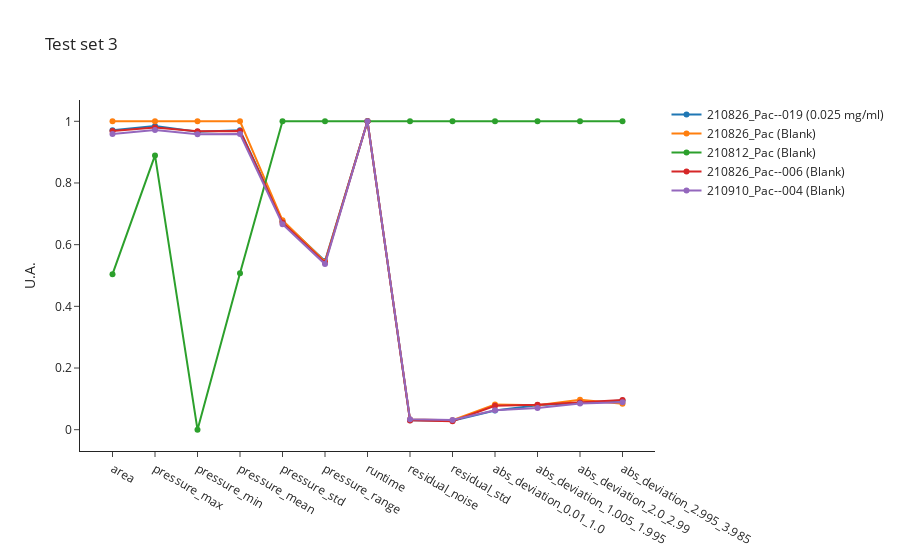
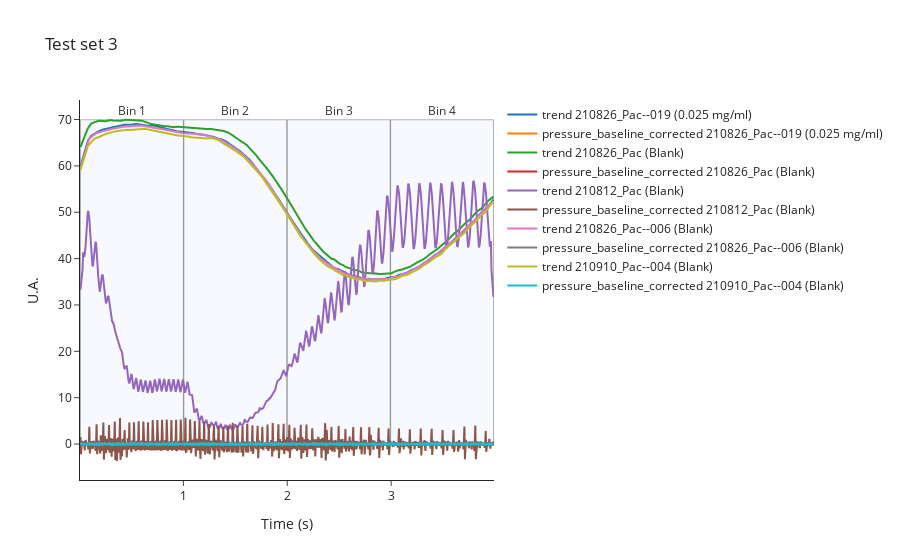
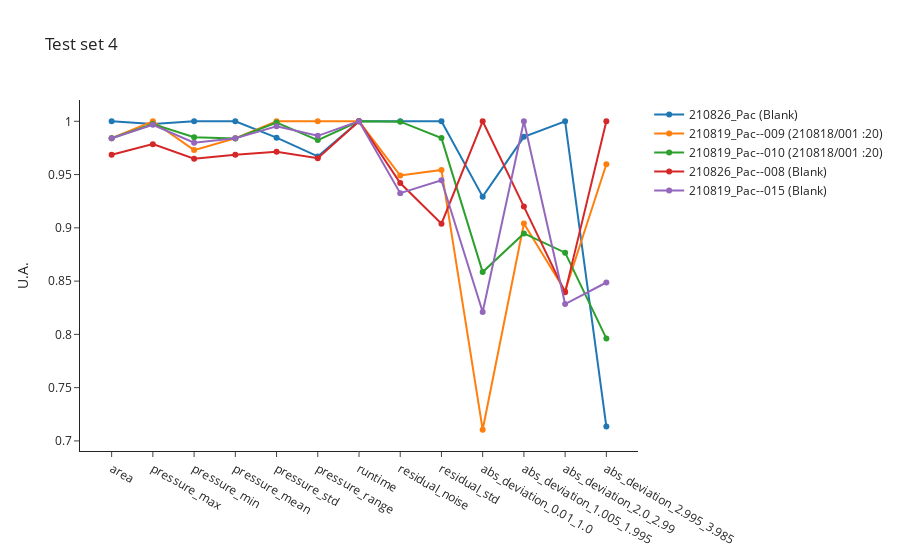
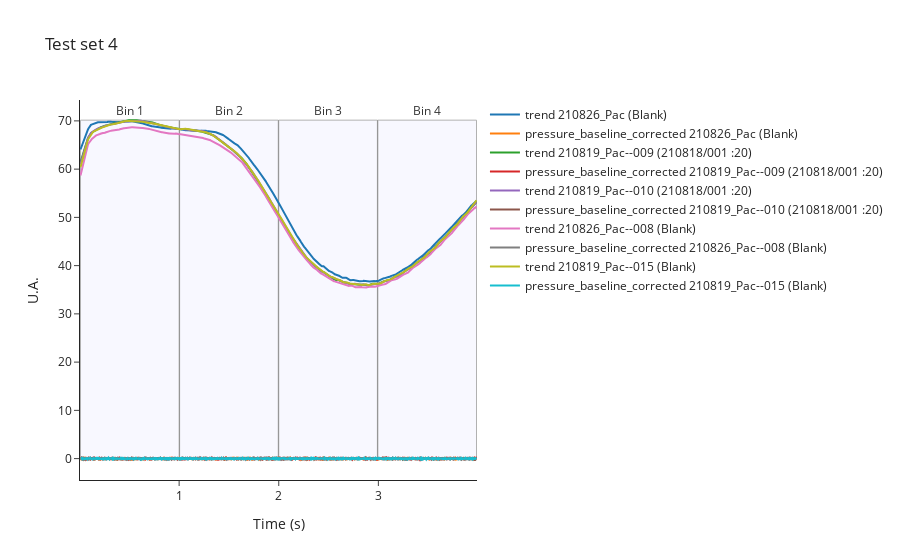

Source (notebook cell) for these figures, in order:
### Code cell
import random
for i in [3, 4, 5]:
    test_indices = random.sample(test_source_indices, random.randint(5, 8))
    print("Test set ", i ,  " indices: ", test_indices)

    test_data = ana.get_features(test_indices)
    test_metadata = ana.get_metadata(test_indices)
    test_data.to_csv(f"dev/test{i}_features.csv", index=False)
    test_metadata.to_csv(f"dev/test{i}_metadata.csv", index=False)

    fig_test_curves=ana.plot_pressure_curves(indices = test_indices)
    fig_test_curves.update_layout(showlegend=False)
    fig_test_curves.write_image(f"dev/figures/fig_test{i}_curves.png", width=1000, height= 350, scale = 3)
    #fig_test_curves.update_layout(showlegend=True)
    #fig_test_curves.show()

    fig_test_features=ana.plot_features(indices = test_indices)
    fig_test_features.update_layout(showlegend=False)
    fig_test_features.write_image(f"dev/figures/fig_test{i}_features.png", width=1100, height= 350, scale = 3)
    fig_test_features.update_layout(title=f"Test set {i}", showlegend=True)
    fig_test_features.show()
    
    fig_test_features_raw = ana.plot_features_raw(indices = test_indices)
    fig_test_features_raw.update_layout(showlegend=False)
    fig_test_features_raw.write_image(f"dev/figures/fig_test{i}_features_raw.png", width=1100, height= 350, scale = 3)
    fig_test_features_raw.update_layout(title=f"Test set {i}", showlegend=True)
    fig_test_features_raw.show()

### Figure 1 — Plotly figure (JSON) as saved in the notebook; plotly's stock layout.template omitted (floating-point values rounded to 4 significant figures)
{"data": [{"hovertemplate": "<b>index: </b>167<br><b>name: </b>210826_Pac--019<br><b>path: </b>C:/Users/Sandeep/Desktop/ExtractedSignals\\210826_Pac 2021-08-26 16-15-14\\210826_Pac--019.D<br><b>batch: </b>210826_Pac 2021-08-26 16-15-14<br><b>batch_position: </b>19<br><b>idle_time: </b>40.0<br><b>sample: </b>0.025 mg/ml<br><b>method: </b>SAA_411_Pac.M<br><b>timestamp: </b>2021-08-26 17:39:31<br><b>detector: </b>G1315C<br><b>pump: </b>G7110B<br><b>start_time: </b>2021-08-26 17:40:06<br><b>end_time: </b>2021-08-26 17:44:06<br><b>runtime: </b>239.7000000000036<br><b>x: </b>%{x}<br><b>y: </b>%{y}<extra></extra>", "mode": "markers+lines", "name": "210826_Pac--019 (0.025 mg/ml)", "text": "<b>index: </b>167<br><b>name: </b>210826_Pac--019<br><b>path: </b>C:/Users/Sandeep/Desktop/ExtractedSignals\\210826_Pac 2021-08-26 16-15-14\\210826_Pac--019.D<br><b>batch: </b>210826_Pac 2021-08-26 16-15-14<br><b>batch_position: </b>19<br><b>idle_time: </b>40.0<br><b>sample: </b>0.025 mg/ml<br><b>method: </b>SAA_411_Pac.M<br><b>timestamp: </b>2021-08-26 17:39:31<br><b>detector: </b>G1315C<br><b>pump: </b>G7110B<br><b>start_time: </b>2021-08-26 17:40:06<br><b>end_time: </b>2021-08-26 17:44:06<br><b>runtime: </b>239.7000000000036", "type": "scatter", "x": ["area", "pressure_max", "pressure_min", "pressure_mean", "pressure_std", "pressure_range", "runtime", "residual_noise", "residual_std", "abs_deviation_0.01_1.0", "abs_deviation_1.005_1.995", "abs_deviation_2.0_2.99", "abs_deviation_2.995_3.985"], "y": [0.971, 0.9845, 0.9663, 0.9709, 0.676, 0.5469, 1, 0.031, 0.02928, 0.06219, 0.07952, 0.08708, 0.09469]}, {"hovertemplate": "<b>index: </b>149<br><b>name: </b>210826_Pac<br><b>path: </b>C:/Users/Sandeep/Desktop/ExtractedSignals\\210826_Pac 2021-08-26 16-15-14\\210826_Pac.D<br><b>batch: </b>210826_Pac 2021-08-26 16-15-14<br><b>batch_position: </b>1<br><b>idle_time: </b>64.0<br><b>sample: </b>Blank<br><b>method: </b>SAA_411_Pac.M<br><b>timestamp: </b>2021-08-26 16:15:20<br><b>detector: </b>G7110B<br><b>pump: </b>G7110B<br><b>start_time: </b>2021-08-26 16:16:07<br><b>end_time: </b>2021-08-26 16:20:07<br><b>runtime: </b>239.7000000000036<br><b>x: </b>%{x}<br><b>y: </b>%{y}<extra></extra>", "mode": "markers+lines", "name": "210826_Pac (Blank)", "text": "<b>index: </b>149<br><b>name: </b>210826_Pac<br><b>path: </b>C:/Users/Sandeep/Desktop/ExtractedSignals\\210826_Pac 2021-08-26 16-15-14\\210826_Pac.D<br><b>batch: </b>210826_Pac 2021-08-26 16-15-14<br><b>batch_position: </b>1<br><b>idle_time: </b>64.0<br><b>sample: </b>Blank<br><b>method: </b>SAA_411_Pac.M<br><b>timestamp: </b>2021-08-26 16:15:20<br><b>detector: </b>G7110B<br><b>pump: </b>G7110B<br><b>start_time: </b>2021-08-26 16:16:07<br><b>end_time: </b>2021-08-26 16:20:07<br><b>runtime: </b>239.7000000000036", "type": "scatter", "x": ["area", "pressure_max", "pressure_min", "pressure_mean", "pressure_std", "pressure_range", "runtime", "residual_noise", "residual_std", "abs_deviation_0.01_1.0", "abs_deviation_1.005_1.995", "abs_deviation_2.0_2.99", "abs_deviation_2.995_3.985"], "y": [1, 1, 1, 1, 0.6791, 0.5448, 1, 0.03286, 0.03053, 0.0816, 0.07909, 0.09677, 0.08449]}, {"hovertemplate": "<b>index: </b>14<br><b>name: </b>210812_Pac<br><b>path: </b>C:/Users/Sandeep/Desktop/ExtractedSignals\\210812_Pac 2021-08-12 10-30-07\\210812_Pac.D<br><b>batch: </b>210812_Pac 2021-08-12 10-30-07<br><b>batch_position: </b>1<br><b>idle_time: </b>142.0<br><b>sample: </b>Blank<br><b>method: </b>SAA_411_Pac.M<br><b>timestamp: </b>2021-08-12 10:30:12<br><b>detector: </b>G7110B<br><b>pump: </b>G7110B<br><b>start_time: </b>2021-08-12 10:32:20<br><b>end_time: </b>2021-08-12 10:36:21<br><b>runtime: </b>239.7000000000036<br><b>x: </b>%{x}<br><b>y: </b>%{y}<extra></extra>", "mode": "markers+lines", "name": "210812_Pac (Blank)", "text": "<b>index: </b>14<br><b>name: </b>210812_Pac<br><b>path: </b>C:/Users/Sandeep/Desktop/ExtractedSignals\\210812_Pac 2021-08-12 10-30-07\\210812_Pac.D<br><b>batch: </b>210812_Pac 2021-08-12 10-30-07<br><b>batch_position: </b>1<br><b>idle_time: </b>142.0<br><b>sample: </b>Blank<br><b>method: </b>SAA_411_Pac.M<br><b>timestamp: </b>2021-08-12 10:30:12<br><b>detector: </b>G7110B<br><b>pump: </b>G7110B<br><b>start_time: </b>2021-08-12 10:32:20<br><b>end_time: </b>2021-08-12 10:36:21<br><b>runtime: </b>239.7000000000036", "type": "scatter", "x": ["area", "pressure_max", "pressure_min", "pressure_mean", "pressure_std", "pressure_range", "runtime", "residual_noise", "residual_std", "abs_deviation_0.01_1.0", "abs_deviation_1.005_1.995", "abs_deviation_2.0_2.99", "abs_deviation_2.995_3.985"], "y": [0.5042, 0.8895, 0, 0.5073, 1, 1, 1, 1, 1, 1, 1, 1, 1]}, {"hovertemplate": "<b>index: </b>154<br><b>name: </b>210826_Pac--006<br><b>path: </b>C:/Users/Sandeep/Desktop/ExtractedSignals\\210826_Pac 2021-08-26 16-15-14\\210826_Pac--006.D<br><b>batch: </b>210826_Pac 2021-08-26 16-15-14<br><b>batch_position: </b>6<br><b>idle_time: </b>39.0<br><b>sample: </b>Blank<br><b>method: </b>SAA_411_Pac.M<br><b>timestamp: </b>2021-08-26 16:38:52<br><b>detector: </b>G1315C<br><b>pump: </b>G7110B<br><b>start_time: </b>2021-08-26 16:39:26<br><b>end_time: </b>2021-08-26 16:43:27<br><b>runtime: </b>239.7000000000036<br><b>x: </b>%{x}<br><b>y: </b>%{y}<extra></extra>", "mode": "markers+lines", "name": "210826_Pac--006 (Blank)", "text": "<b>index: </b>154<br><b>name: </b>210826_Pac--006<br><b>path: </b>C:/Users/Sandeep/Desktop/ExtractedSignals\\210826_Pac 2021-08-26 16-15-14\\210826_Pac--006.D<br><b>batch: </b>210826_Pac 2021-08-26 16-15-14<br><b>batch_position: </b>6<br><b>idle_time: </b>39.0<br><b>sample: </b>Blank<br><b>method: </b>SAA_411_Pac.M<br><b>timestamp: </b>2021-08-26 16:38:52<br><b>detector: </b>G1315C<br><b>pump: </b>G7110B<br><b>start_time: </b>2021-08-26 16:39:26<br><b>end_time: </b>2021-08-26 16:43:27<br><b>runtime: </b>239.7000000000036", "type": "scatter", "x": ["area", "pressure_max", "pressure_min", "pressure_mean", "pressure_std", "pressure_range", "runtime", "residual_noise", "residual_std", "abs_deviation_0.01_1.0", "abs_deviation_1.005_1.995", "abs_deviation_2.0_2.99", "abs_deviation_2.995_3.985"], "y": [0.9686, 0.9802, 0.9677, 0.9685, 0.6718, 0.5413, 1, 0.03022, 0.0277, 0.07774, 0.08053, 0.08791, 0.09639]}, {"hovertemplate": "<b>index: </b>269<br><b>name: </b>210910_Pac--004<br><b>path: </b>C:/Users/Sandeep/Desktop/ExtractedSignals\\210910_Pac 2021-09-10 14-25-54\\210910_Pac--004.D<br><b>batch: </b>210910_Pac 2021-09-10 14-25-54<br><b>batch_position: </b>4<br><b>idle_time: </b>38.0<br><b>sample: </b>Blank<br><b>method: </b>SAA_411_Pac.M<br><b>timestamp: </b>2021-09-10 14:41:26<br><b>detector: </b>G7110B<br><b>pump: </b>G7110B<br><b>start_time: </b>2021-09-10 14:41:59<br><b>end_time: </b>2021-09-10 14:45:59<br><b>runtime: </b>239.7000000000036<br><b>x: </b>%{x}<br><b>y: </b>%{y}<extra></extra>", "mode": "markers+lines", "name": "210910_Pac--004 (Blank)", "text": "<b>index: </b>269<br><b>name: </b>210910_Pac--004<br><b>path: </b>C:/Users/Sandeep/Desktop/ExtractedSignals\\210910_Pac 2021-09-10 14-25-54\\210910_Pac--004.D<br><b>batch: </b>210910_Pac 2021-09-10 14-25-54<br><b>batch_position: </b>4<br><b>idle_time: </b>38.0<br><b>sample: </b>Blank<br><b>method: </b>SAA_411_Pac.M<br><b>timestamp: </b>2021-09-10 14:41:26<br><b>detector: </b>G7110B<br><b>pump: </b>G7110B<br><b>start_time: </b>2021-09-10 14:41:59<br><b>end_time: </b>2021-09-10 14:45:59<br><b>runtime: </b>239.7000000000036", "type": "scatter", "x": ["area", "pressure_max", "pressure_min", "pressure_mean", "pressure_std", "pressure_range", "runtime", "residual_noise", "residual_std", "abs_deviation_0.01_1.0", "abs_deviation_1.005_1.995", "abs_deviation_2.0_2.99", "abs_deviation_2.995_3.985"], "y": [0.9591, 0.9714, 0.9578, 0.9589, 0.6663, 0.5371, 1, 0.03388, 0.0314, 0.06311, 0.07065, 0.08508, 0.0888]}], "layout": {"showlegend": true, "title": {"text": "Test set 3"}, "xaxis": {"title": {}}, "yaxis": {"title": {"text": "U.A."}}}}

### Figure 2 — Plotly figure (JSON) as saved in the notebook; plotly's stock layout.template omitted (floating-point values rounded to 4 significant figures; data arrays with more than 128 entries replaced by an {"elided": "..."} marker saying what was removed)
{"data": [{"mode": "lines", "name": "trend 210826_Pac--019 (0.025 mg/ml)", "text": "167. 210826_Pac--019 (0.025 mg/ml)<br>Batch: 210826_Pac 2021-08-26 16-15-14<br>Method: SAA_411_Pac.M", "type": "scatter", "x": {"elided": "796 float values"}, "y": {"elided": "796 float values"}}, {"mode": "lines", "name": "pressure_baseline_corrected 210826_Pac--019 (0.025 mg/ml)", "text": "167. 210826_Pac--019 (0.025 mg/ml)<br>Batch: 210826_Pac 2021-08-26 16-15-14<br>Method: SAA_411_Pac.M", "type": "scatter", "x": {"elided": "796 float values"}, "y": {"elided": "796 float values"}}, {"mode": "lines", "name": "trend 210826_Pac (Blank)", "text": "149. 210826_Pac (Blank)<br>Batch: 210826_Pac 2021-08-26 16-15-14<br>Method: SAA_411_Pac.M", "type": "scatter", "x": {"elided": "796 float values"}, "y": {"elided": "796 float values"}}, {"mode": "lines", "name": "pressure_baseline_corrected 210826_Pac (Blank)", "text": "149. 210826_Pac (Blank)<br>Batch: 210826_Pac 2021-08-26 16-15-14<br>Method: SAA_411_Pac.M", "type": "scatter", "x": {"elided": "796 float values"}, "y": {"elided": "796 float values"}}, {"mode": "lines", "name": "trend 210812_Pac (Blank)", "text": "14. 210812_Pac (Blank)<br>Batch: 210812_Pac 2021-08-12 10-30-07<br>Method: SAA_411_Pac.M", "type": "scatter", "x": {"elided": "796 float values"}, "y": {"elided": "796 float values"}}, {"mode": "lines", "name": "pressure_baseline_corrected 210812_Pac (Blank)", "text": "14. 210812_Pac (Blank)<br>Batch: 210812_Pac 2021-08-12 10-30-07<br>Method: SAA_411_Pac.M", "type": "scatter", "x": {"elided": "796 float values"}, "y": {"elided": "796 float values"}}, {"mode": "lines", "name": "trend 210826_Pac--006 (Blank)", "text": "154. 210826_Pac--006 (Blank)<br>Batch: 210826_Pac 2021-08-26 16-15-14<br>Method: SAA_411_Pac.M", "type": "scatter", "x": {"elided": "796 float values"}, "y": {"elided": "796 float values"}}, {"mode": "lines", "name": "pressure_baseline_corrected 210826_Pac--006 (Blank)", "text": "154. 210826_Pac--006 (Blank)<br>Batch: 210826_Pac 2021-08-26 16-15-14<br>Method: SAA_411_Pac.M", "type": "scatter", "x": {"elided": "796 float values"}, "y": {"elided": "796 float values"}}, {"mode": "lines", "name": "trend 210910_Pac--004 (Blank)", "text": "269. 210910_Pac--004 (Blank)<br>Batch: 210910_Pac 2021-09-10 14-25-54<br>Method: SAA_411_Pac.M", "type": "scatter", "x": {"elided": "796 float values"}, "y": {"elided": "796 float values"}}, {"mode": "lines", "name": "pressure_baseline_corrected 210910_Pac--004 (Blank)", "text": "269. 210910_Pac--004 (Blank)<br>Batch: 210910_Pac 2021-09-10 14-25-54<br>Method: SAA_411_Pac.M", "type": "scatter", "x": {"elided": "796 float values"}, "y": {"elided": "796 float values"}}], "layout": {"annotations": [{"align": "center", "font": {"color": "black", "size": 12}, "hovertext": "Entries between time: 0.01 and 1.0", "opacity": 0.8, "showarrow": false, "text": "<br>Bin 1<br>", "x": 0.505, "y": 71.95}, {"align": "center", "font": {"color": "black", "size": 12}, "hovertext": "Entries between time: 1.005 and 1.995", "opacity": 0.8, "showarrow": false, "text": "<br>Bin 2<br>", "x": 1.5, "y": 71.95}, {"align": "center", "font": {"color": "black", "size": 12}, "hovertext": "Entries between time: 2.0 and 2.99", "opacity": 0.8, "showarrow": false, "text": "<br>Bin 3<br>", "x": 2.495, "y": 71.95}, {"align": "center", "font": {"color": "black", "size": 12}, "hovertext": "Entries between time: 2.995 and 3.985", "opacity": 0.8, "showarrow": false, "text": "<br>Bin 4<br>", "x": 3.49, "y": 71.95}], "shapes": [{"fillcolor": "rgba(200,200,255,0.4)", "layer": "below", "line": {"width": 1}, "type": "rect", "x0": 0.01, "x1": 1, "y0": 0, "y1": 69.95}, {"fillcolor": "rgba(200,200,255,0.4)", "layer": "below", "line": {"width": 1}, "type": "rect", "x0": 1.005, "x1": 1.995, "y0": 0, "y1": 69.95}, {"fillcolor": "rgba(200,200,255,0.4)", "layer": "below", "line": {"width": 1}, "type": "rect", "x0": 2, "x1": 2.99, "y0": 0, "y1": 69.95}, {"fillcolor": "rgba(200,200,255,0.4)", "layer": "below", "line": {"width": 1}, "type": "rect", "x0": 2.995, "x1": 3.985, "y0": 0, "y1": 69.95}], "showlegend": true, "title": {"text": "Test set 3"}, "xaxis": {"title": {"text": "Time (s)"}}, "yaxis": {"title": {"text": "U.A."}}}}

### Figure 3 — Plotly figure (JSON) as saved in the notebook; plotly's stock layout.template omitted (floating-point values rounded to 4 significant figures)
{"data": [{"hovertemplate": "<b>index: </b>149<br><b>name: </b>210826_Pac<br><b>path: </b>C:/Users/Sandeep/Desktop/ExtractedSignals\\210826_Pac 2021-08-26 16-15-14\\210826_Pac.D<br><b>batch: </b>210826_Pac 2021-08-26 16-15-14<br><b>batch_position: </b>1<br><b>idle_time: </b>64.0<br><b>sample: </b>Blank<br><b>method: </b>SAA_411_Pac.M<br><b>timestamp: </b>2021-08-26 16:15:20<br><b>detector: </b>G7110B<br><b>pump: </b>G7110B<br><b>start_time: </b>2021-08-26 16:16:07<br><b>end_time: </b>2021-08-26 16:20:07<br><b>runtime: </b>239.7000000000036<br><b>x: </b>%{x}<br><b>y: </b>%{y}<extra></extra>", "mode": "markers+lines", "name": "210826_Pac (Blank)", "text": "<b>index: </b>149<br><b>name: </b>210826_Pac<br><b>path: </b>C:/Users/Sandeep/Desktop/ExtractedSignals\\210826_Pac 2021-08-26 16-15-14\\210826_Pac.D<br><b>batch: </b>210826_Pac 2021-08-26 16-15-14<br><b>batch_position: </b>1<br><b>idle_time: </b>64.0<br><b>sample: </b>Blank<br><b>method: </b>SAA_411_Pac.M<br><b>timestamp: </b>2021-08-26 16:15:20<br><b>detector: </b>G7110B<br><b>pump: </b>G7110B<br><b>start_time: </b>2021-08-26 16:16:07<br><b>end_time: </b>2021-08-26 16:20:07<br><b>runtime: </b>239.7000000000036", "type": "scatter", "x": ["area", "pressure_max", "pressure_min", "pressure_mean", "pressure_std", "pressure_range", "runtime", "residual_noise", "residual_std", "abs_deviation_0.01_1.0", "abs_deviation_1.005_1.995", "abs_deviation_2.0_2.99", "abs_deviation_2.995_3.985"], "y": [1, 0.9974, 1, 1, 0.9847, 0.9671, 1, 1, 1, 0.9292, 0.9854, 1, 0.7134]}, {"hovertemplate": "<b>index: </b>124<br><b>name: </b>210819_Pac--009<br><b>path: </b>C:/Users/Sandeep/Desktop/ExtractedSignals\\210819_Pac 2021-08-19 15-50-49\\210819_Pac--009.D<br><b>batch: </b>210819_Pac 2021-08-19 15-50-49<br><b>batch_position: </b>9<br><b>idle_time: </b>39.0<br><b>sample: </b>210818/001 :20<br><b>method: </b>SAA_411_Pac.M<br><b>timestamp: </b>2021-08-19 16:30:03<br><b>detector: </b>G1315C<br><b>pump: </b>G7110B<br><b>start_time: </b>2021-08-19 16:30:37<br><b>end_time: </b>2021-08-19 16:34:37<br><b>runtime: </b>239.7000000000036<br><b>x: </b>%{x}<br><b>y: </b>%{y}<extra></extra>", "mode": "markers+lines", "name": "210819_Pac--009 (210818/001 :20)", "text": "<b>index: </b>124<br><b>name: </b>210819_Pac--009<br><b>path: </b>C:/Users/Sandeep/Desktop/ExtractedSignals\\210819_Pac 2021-08-19 15-50-49\\210819_Pac--009.D<br><b>batch: </b>210819_Pac 2021-08-19 15-50-49<br><b>batch_position: </b>9<br><b>idle_time: </b>39.0<br><b>sample: </b>210818/001 :20<br><b>method: </b>SAA_411_Pac.M<br><b>timestamp: </b>2021-08-19 16:30:03<br><b>detector: </b>G1315C<br><b>pump: </b>G7110B<br><b>start_time: </b>2021-08-19 16:30:37<br><b>end_time: </b>2021-08-19 16:34:37<br><b>runtime: </b>239.7000000000036", "type": "scatter", "x": ["area", "pressure_max", "pressure_min", "pressure_mean", "pressure_std", "pressure_range", "runtime", "residual_noise", "residual_std", "abs_deviation_0.01_1.0", "abs_deviation_1.005_1.995", "abs_deviation_2.0_2.99", "abs_deviation_2.995_3.985"], "y": [0.9841, 1, 0.973, 0.984, 1, 1, 1, 0.9491, 0.9544, 0.7105, 0.904, 0.8407, 0.9597]}, {"hovertemplate": "<b>index: </b>125<br><b>name: </b>210819_Pac--010<br><b>path: </b>C:/Users/Sandeep/Desktop/ExtractedSignals\\210819_Pac 2021-08-19 15-50-49\\210819_Pac--010.D<br><b>batch: </b>210819_Pac 2021-08-19 15-50-49<br><b>batch_position: </b>10<br><b>idle_time: </b>39.0<br><b>sample: </b>210818/001 :20<br><b>method: </b>SAA_411_Pac.M<br><b>timestamp: </b>2021-08-19 16:34:42<br><b>detector: </b>G7110B<br><b>pump: </b>G7110B<br><b>start_time: </b>2021-08-19 16:35:16<br><b>end_time: </b>2021-08-19 16:39:17<br><b>runtime: </b>239.7000000000036<br><b>x: </b>%{x}<br><b>y: </b>%{y}<extra></extra>", "mode": "markers+lines", "name": "210819_Pac--010 (210818/001 :20)", "text": "<b>index: </b>125<br><b>name: </b>210819_Pac--010<br><b>path: </b>C:/Users/Sandeep/Desktop/ExtractedSignals\\210819_Pac 2021-08-19 15-50-49\\210819_Pac--010.D<br><b>batch: </b>210819_Pac 2021-08-19 15-50-49<br><b>batch_position: </b>10<br><b>idle_time: </b>39.0<br><b>sample: </b>210818/001 :20<br><b>method: </b>SAA_411_Pac.M<br><b>timestamp: </b>2021-08-19 16:34:42<br><b>detector: </b>G7110B<br><b>pump: </b>G7110B<br><b>start_time: </b>2021-08-19 16:35:16<br><b>end_time: </b>2021-08-19 16:39:17<br><b>runtime: </b>239.7000000000036", "type": "scatter", "x": ["area", "pressure_max", "pressure_min", "pressure_mean", "pressure_std", "pressure_range", "runtime", "residual_noise", "residual_std", "abs_deviation_0.01_1.0", "abs_deviation_1.005_1.995", "abs_deviation_2.0_2.99", "abs_deviation_2.995_3.985"], "y": [0.9841, 0.9974, 0.9851, 0.9839, 0.9989, 0.9824, 1, 0.9997, 0.9842, 0.8585, 0.8948, 0.8767, 0.7962]}, {"hovertemplate": "<b>index: </b>156<br><b>name: </b>210826_Pac--008<br><b>path: </b>C:/Users/Sandeep/Desktop/ExtractedSignals\\210826_Pac 2021-08-26 16-15-14\\210826_Pac--008.D<br><b>batch: </b>210826_Pac 2021-08-26 16-15-14<br><b>batch_position: </b>8<br><b>idle_time: </b>39.0<br><b>sample: </b>Blank<br><b>method: </b>SAA_411_Pac.M<br><b>timestamp: </b>2021-08-26 16:48:13<br><b>detector: </b>G7110B<br><b>pump: </b>G7110B<br><b>start_time: </b>2021-08-26 16:48:46<br><b>end_time: </b>2021-08-26 16:52:47<br><b>runtime: </b>239.7000000000036<br><b>x: </b>%{x}<br><b>y: </b>%{y}<extra></extra>", "mode": "markers+lines", "name": "210826_Pac--008 (Blank)", "text": "<b>index: </b>156<br><b>name: </b>210826_Pac--008<br><b>path: </b>C:/Users/Sandeep/Desktop/ExtractedSignals\\210826_Pac 2021-08-26 16-15-14\\210826_Pac--008.D<br><b>batch: </b>210826_Pac 2021-08-26 16-15-14<br><b>batch_position: </b>8<br><b>idle_time: </b>39.0<br><b>sample: </b>Blank<br><b>method: </b>SAA_411_Pac.M<br><b>timestamp: </b>2021-08-26 16:48:13<br><b>detector: </b>G7110B<br><b>pump: </b>G7110B<br><b>start_time: </b>2021-08-26 16:48:46<br><b>end_time: </b>2021-08-26 16:52:47<br><b>runtime: </b>239.7000000000036", "type": "scatter", "x": ["area", "pressure_max", "pressure_min", "pressure_mean", "pressure_std", "pressure_range", "runtime", "residual_noise", "residual_std", "abs_deviation_0.01_1.0", "abs_deviation_1.005_1.995", "abs_deviation_2.0_2.99", "abs_deviation_2.995_3.985"], "y": [0.9687, 0.9786, 0.9649, 0.9685, 0.9714, 0.9654, 1, 0.942, 0.9039, 1, 0.9199, 0.8394, 1]}, {"hovertemplate": "<b>index: </b>130<br><b>name: </b>210819_Pac--015<br><b>path: </b>C:/Users/Sandeep/Desktop/ExtractedSignals\\210819_Pac 2021-08-19 15-50-49\\210819_Pac--015.D<br><b>batch: </b>210819_Pac 2021-08-19 15-50-49<br><b>batch_position: </b>15<br><b>idle_time: </b>39.0<br><b>sample: </b>Blank<br><b>method: </b>SAA_411_Pac.M<br><b>timestamp: </b>2021-08-19 16:57:59<br><b>detector: </b>G7110B<br><b>pump: </b>G7110B<br><b>start_time: </b>2021-08-19 16:58:33<br><b>end_time: </b>2021-08-19 17:02:33<br><b>runtime: </b>239.7000000000036<br><b>x: </b>%{x}<br><b>y: </b>%{y}<extra></extra>", "mode": "markers+lines", "name": "210819_Pac--015 (Blank)", "text": "<b>index: </b>130<br><b>name: </b>210819_Pac--015<br><b>path: </b>C:/Users/Sandeep/Desktop/ExtractedSignals\\210819_Pac 2021-08-19 15-50-49\\210819_Pac--015.D<br><b>batch: </b>210819_Pac 2021-08-19 15-50-49<br><b>batch_position: </b>15<br><b>idle_time: </b>39.0<br><b>sample: </b>Blank<br><b>method: </b>SAA_411_Pac.M<br><b>timestamp: </b>2021-08-19 16:57:59<br><b>detector: </b>G7110B<br><b>pump: </b>G7110B<br><b>start_time: </b>2021-08-19 16:58:33<br><b>end_time: </b>2021-08-19 17:02:33<br><b>runtime: </b>239.7000000000036", "type": "scatter", "x": ["area", "pressure_max", "pressure_min", "pressure_mean", "pressure_std", "pressure_range", "runtime", "residual_noise", "residual_std", "abs_deviation_0.01_1.0", "abs_deviation_1.005_1.995", "abs_deviation_2.0_2.99", "abs_deviation_2.995_3.985"], "y": [0.9841, 0.9967, 0.9799, 0.984, 0.9953, 0.9864, 1, 0.9325, 0.9447, 0.8211, 1, 0.8284, 0.8487]}], "layout": {"showlegend": true, "title": {"text": "Test set 4"}, "xaxis": {"title": {}}, "yaxis": {"title": {"text": "U.A."}}}}

### Figure 4 — Plotly figure (JSON) as saved in the notebook; plotly's stock layout.template omitted (floating-point values rounded to 4 significant figures; data arrays with more than 128 entries replaced by an {"elided": "..."} marker saying what was removed)
{"data": [{"mode": "lines", "name": "trend 210826_Pac (Blank)", "text": "149. 210826_Pac (Blank)<br>Batch: 210826_Pac 2021-08-26 16-15-14<br>Method: SAA_411_Pac.M", "type": "scatter", "x": {"elided": "796 float values"}, "y": {"elided": "796 float values"}}, {"mode": "lines", "name": "pressure_baseline_corrected 210826_Pac (Blank)", "text": "149. 210826_Pac (Blank)<br>Batch: 210826_Pac 2021-08-26 16-15-14<br>Method: SAA_411_Pac.M", "type": "scatter", "x": {"elided": "796 float values"}, "y": {"elided": "796 float values"}}, {"mode": "lines", "name": "trend 210819_Pac--009 (210818/001 :20)", "text": "124. 210819_Pac--009 (210818/001 :20)<br>Batch: 210819_Pac 2021-08-19 15-50-49<br>Method: SAA_411_Pac.M", "type": "scatter", "x": {"elided": "796 float values"}, "y": {"elided": "796 float values"}}, {"mode": "lines", "name": "pressure_baseline_corrected 210819_Pac--009 (210818/001 :20)", "text": "124. 210819_Pac--009 (210818/001 :20)<br>Batch: 210819_Pac 2021-08-19 15-50-49<br>Method: SAA_411_Pac.M", "type": "scatter", "x": {"elided": "796 float values"}, "y": {"elided": "796 float values"}}, {"mode": "lines", "name": "trend 210819_Pac--010 (210818/001 :20)", "text": "125. 210819_Pac--010 (210818/001 :20)<br>Batch: 210819_Pac 2021-08-19 15-50-49<br>Method: SAA_411_Pac.M", "type": "scatter", "x": {"elided": "796 float values"}, "y": {"elided": "796 float values"}}, {"mode": "lines", "name": "pressure_baseline_corrected 210819_Pac--010 (210818/001 :20)", "text": "125. 210819_Pac--010 (210818/001 :20)<br>Batch: 210819_Pac 2021-08-19 15-50-49<br>Method: SAA_411_Pac.M", "type": "scatter", "x": {"elided": "796 float values"}, "y": {"elided": "796 float values"}}, {"mode": "lines", "name": "trend 210826_Pac--008 (Blank)", "text": "156. 210826_Pac--008 (Blank)<br>Batch: 210826_Pac 2021-08-26 16-15-14<br>Method: SAA_411_Pac.M", "type": "scatter", "x": {"elided": "796 float values"}, "y": {"elided": "796 float values"}}, {"mode": "lines", "name": "pressure_baseline_corrected 210826_Pac--008 (Blank)", "text": "156. 210826_Pac--008 (Blank)<br>Batch: 210826_Pac 2021-08-26 16-15-14<br>Method: SAA_411_Pac.M", "type": "scatter", "x": {"elided": "796 float values"}, "y": {"elided": "796 float values"}}, {"mode": "lines", "name": "trend 210819_Pac--015 (Blank)", "text": "130. 210819_Pac--015 (Blank)<br>Batch: 210819_Pac 2021-08-19 15-50-49<br>Method: SAA_411_Pac.M", "type": "scatter", "x": {"elided": "796 float values"}, "y": {"elided": "796 float values"}}, {"mode": "lines", "name": "pressure_baseline_corrected 210819_Pac--015 (Blank)", "text": "130. 210819_Pac--015 (Blank)<br>Batch: 210819_Pac 2021-08-19 15-50-49<br>Method: SAA_411_Pac.M", "type": "scatter", "x": {"elided": "796 float values"}, "y": {"elided": "796 float values"}}], "layout": {"annotations": [{"align": "center", "font": {"color": "black", "size": 12}, "hovertext": "Entries between time: 0.01 and 1.0", "opacity": 0.8, "showarrow": false, "text": "<br>Bin 1<br>", "x": 0.505, "y": 72.15}, {"align": "center", "font": {"color": "black", "size": 12}, "hovertext": "Entries between time: 1.005 and 1.995", "opacity": 0.8, "showarrow": false, "text": "<br>Bin 2<br>", "x": 1.5, "y": 72.15}, {"align": "center", "font": {"color": "black", "size": 12}, "hovertext": "Entries between time: 2.0 and 2.99", "opacity": 0.8, "showarrow": false, "text": "<br>Bin 3<br>", "x": 2.495, "y": 72.15}, {"align": "center", "font": {"color": "black", "size": 12}, "hovertext": "Entries between time: 2.995 and 3.985", "opacity": 0.8, "showarrow": false, "text": "<br>Bin 4<br>", "x": 3.49, "y": 72.15}], "shapes": [{"fillcolor": "rgba(200,200,255,0.4)", "layer": "below", "line": {"width": 1}, "type": "rect", "x0": 0.01, "x1": 1, "y0": 0, "y1": 70.15}, {"fillcolor": "rgba(200,200,255,0.4)", "layer": "below", "line": {"width": 1}, "type": "rect", "x0": 1.005, "x1": 1.995, "y0": 0, "y1": 70.15}, {"fillcolor": "rgba(200,200,255,0.4)", "layer": "below", "line": {"width": 1}, "type": "rect", "x0": 2, "x1": 2.99, "y0": 0, "y1": 70.15}, {"fillcolor": "rgba(200,200,255,0.4)", "layer": "below", "line": {"width": 1}, "type": "rect", "x0": 2.995, "x1": 3.985, "y0": 0, "y1": 70.15}], "showlegend": true, "title": {"text": "Test set 4"}, "xaxis": {"title": {"text": "Time (s)"}}, "yaxis": {"title": {"text": "U.A."}}}}
